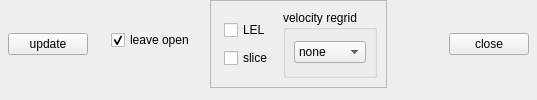
    <widget class="QWidget" name="bottomWidget_" native="true">
     <layout class="QHBoxLayout" name="_6">
      <property name="leftMargin">
       <number>8</number>
      </property>
      <property name="topMargin">
       <number>0</number>
      </property>
      <property name="rightMargin">
       <number>8</number>
      </property>
      <property name="bottomMargin">
       <number>12</number>
      </property>
      <item>
       <widget class="QPushButton" name="updateButton_">
        <property name="text">
         <string>update</string>
        </property>
       </widget>
      </item>
      <item>
       <spacer>
        <property name="orientation">
         <enum>Qt::Horizontal</enum>
        </property>
        <property name="sizeHint" stdset="0">
         <size>
          <width>16</width>
          <height>31</height>
         </size>
        </property>
       </spacer>
      </item>
      <item>
       <widget class="QWidget" name="universal_options" native="true">
        <layout class="QHBoxLayout" name="leave_open_layout">
         <property name="leftMargin">
          <number>1</number>
         </property>
         <property name="topMargin">
          <number>1</number>
         </property>
         <item>
          <widget class="QCheckBox" name="leaveOpen_">
           <property name="text">
            <string>leave open</string>
           </property>
           <property name="checked">
            <bool>true</bool>
           </property>
          </widget>
         </item>
        </layout>
       </widget>
      </item>
      <item>
       <widget class="QFrame" name="frame_7">
        <property name="frameShape">
         <enum>QFrame::StyledPanel</enum>
        </property>
        <property name="frameShadow">
         <enum>QFrame::Raised</enum>
        </property>
        <layout class="QHBoxLayout" name="horizontalLayout_5">
         <item>
          <widget class="QFrame" name="frame_6">
           <property name="frameShape">
            <enum>QFrame::NoFrame</enum>
           </property>
           <property name="frameShadow">
            <enum>QFrame::Raised</enum>
           </property>
           <layout class="QVBoxLayout" name="verticalLayout_10">
            <property name="leftMargin">
             <number>4</number>
            </property>
            <property name="topMargin">
             <number>8</number>
            </property>
            <property name="rightMargin">
             <number>4</number>
            </property>
            <property name="bottomMargin">
             <number>8</number>
            </property>
            <item>
             <widget class="QCheckBox" name="showLEL_">
              <property name="text">
               <string>LEL</string>
              </property>
             </widget>
            </item>
            <item>
             <widget class="QCheckBox" name="show_slice">
              <property name="text">
               <string>slice</string>
              </property>
             </widget>
            </item>
           </layout>
          </widget>
         </item>
<!--     <item alignment="Qt::AlignVCenter"> -->
         <item>
          <widget class="QGroupBox" name="regrid">
           <property name="minimumSize">
            <size>
             <width>90</width>
             <height>45</height>
            </size>
           </property>
           <property name="toolTip">
            <string>regrid velocity axis...</string>
           </property>
           <property name="title">
            <string>velocity regrid</string>
           </property>
           <property name="flat">
            <bool>true</bool>
           </property>
           <layout class="QVBoxLayout" name="verticalLayout_11">
            <property name="leftMargin">
             <number>8</number>
            </property>
            <property name="topMargin">
             <number>4</number>
            </property>
            <property name="rightMargin">
             <number>8</number>
            </property>
            <property name="bottomMargin">
             <number>4</number>
            </property>
            <item>
             <widget class="QComboBox" name="regrid_method">
              <item>
               <property name="text">
                <string>none</string>
               </property>
              </item>
              <item>
               <property name="text">
                <string>bilinear</string>
               </property>
              </item>
              <item>
               <property name="text">
                <string>nearest</string>
               </property>
              </item>
              <item>
               <property name="text">
                <string>bicubic</string>
               </property>
              </item>
             </widget>
            </item>
           </layout>
          </widget>
         </item>
        </layout>
       </widget>
      </item>
      <item>
       <widget class="QWidget" name="save_options" native="true">
        <layout class="QHBoxLayout" name="open_options_layout">
         <property name="leftMargin">
          <number>1</number>
         </property>
         <property name="topMargin">
          <number>1</number>
         </property>
        </layout>
       </widget>
      </item>
      <item>
       <spacer>
        <property name="orientation">
         <enum>Qt::Horizontal</enum>
        </property>
        <property name="sizeHint" stdset="0">
         <size>
          <width>40</width>
          <height>20</height>
         </size>
        </property>
       </spacer>
      </item>
      <item>
       <widget class="QPushButton" name="cancelButton_">
        <property name="text">
         <string>close</string>
        </property>
       </widget>
      </item>
     </layout>
    </widget>
